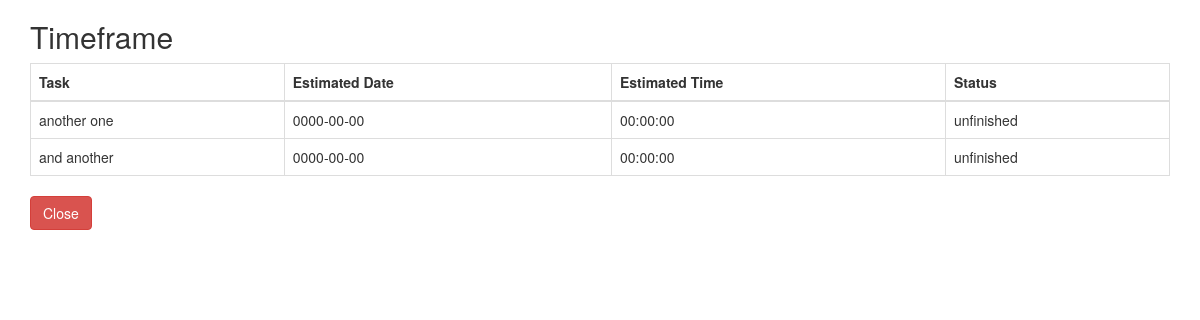
/member-timeframe.php?user_id=25, run on an earlier commit of the app's database.
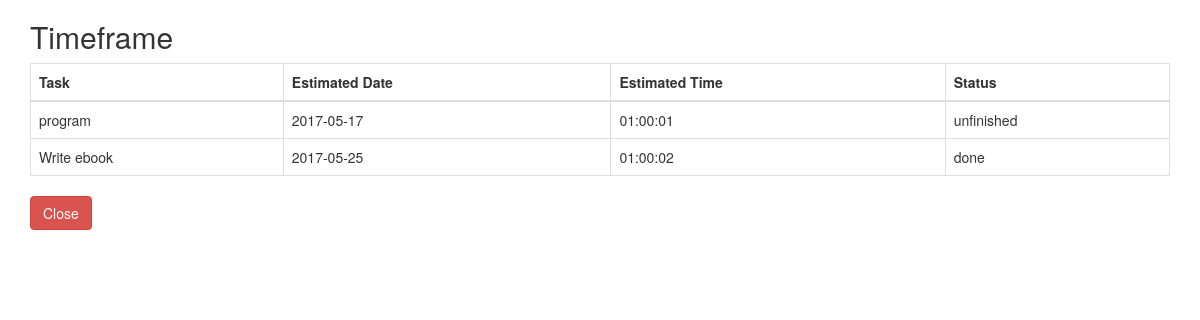
And on a later commit of the database.
### tables this page shows
CREATE TABLE `tasks` (
  `task_id` int(11) NOT NULL,
  `user_id` int(11) NOT NULL,
  `category_id` int(11) NOT NULL,
  `task_name` varchar(50) NOT NULL,
  `Location` varchar(100) NOT NULL,
  `Collab` varchar(50) NOT NULL,
  `task_desc` varchar(50) NOT NULL,
  `start_date` datetime NOT NULL,
  `end_date` datetime NOT NULL,
  `time_spent` time NOT NULL,
  `estimated_date` date NOT NULL,
  `estimated_time` text NOT NULL,
  `type` varchar(20) NOT NULL,
  `status` int(11) NOT NULL
);

### objects/task.php (called while the page is built, shortened)
<?php
class Task{
	public $table_task = 'tasks';
		public function __construct($db){
			$this->con = $db;
		}
	public function getTasksOfMember($member_id){
		$query = "SELECT * FROM ".$this->table_task." WHERE user_id=?";
		$stmt = $this->con->prepare($query);
		$stmt->bindParam(1,$member_id);
		if($stmt->execute()){
			return $stmt;
		}else{
			echo "somethings wrong";
		}
	}
}
?>

### member-timeframe.php (the view, shortened to what this page needs)
<?php
include_once 'header.php';
include_once 'objects/task.php';
if(isset($_GET['user_id'])){
	$database = new Database();
	$db = $database->getConnection();
	$task = new Task($db);
}
?>
<div class="container">
 <?php echo "<h2>{$_GET['username']} Timeframe</h2>";?>
 <table class="table table-bordered">
    <thead>
      <tr>
        <th>Task</th>
        <th>Estimated Date</th>
        <th>Estimated Time</th>
        <th>Status</th>
      </tr>
    </thead>
    <tbody>
<?php
	$stmt = $task->getTasksOfMember($_GET['user_id']);
	while($row = $stmt->fetch(PDO::FETCH_ASSOC)){
		extract($row);
		$statusString = '';
		switch($status){
			case 0:
				$statusString = "unfinished";
				break;
			case 2:
				$statusString = "done";
				break;
		}
		echo "<tr>";
			echo "<td>{$task_name}</td>";
			echo "<td>{$estimated_date}</td>";
			echo "<td>{$estimated_time}</td>";
			echo "<td>{$statusString}</td>";
		echo "</tr>";
	}
?>
    </tbody>
  </table>
<div>
	<button class="btn btn-danger" id="Cancel<?php if($_GET['member']){echo "-member";}?>" uid="<?php echo $_GET['user_id'];?>" un="<?php echo $_GET['username'];?>">Close</button>
</div>
</div>
 <?php
include_once 'footer.php';
?>

What changed in the data, as far as the page shows it:
removed tasks: task_name "another one", estimated_date "0000-00-00", estimated_time "00:00:00", status "unfinished"
removed tasks: task_name "and another", estimated_date "0000-00-00", estimated_time "00:00:00", status "unfinished"
now on this page (row edited): tasks: task_name "program", estimated_date "2017-05-17", estimated_time "01:00:01", status "unfinished"
now on this page (row edited): tasks: task_name "Write ebook", estimated_date "2017-05-25", estimated_time "01:00:02", status "done"
